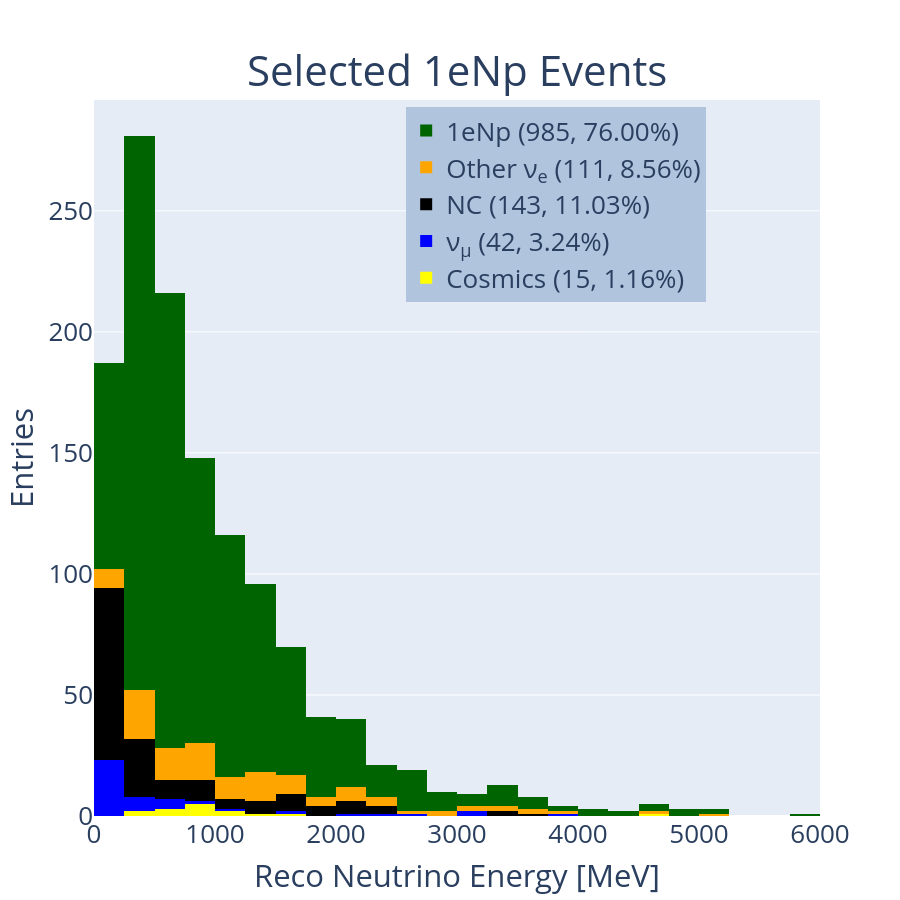

Notebook cell for this chart:
### Code cell
#hist_1d('reco_nu_energy',[0,5000],[0,5000,250],'Reco Neutrino Energy [MeV]','Selected 1e1p Events','1e1p')
hist_1d('leading_electron_ke_reco',[0,6000],[0,6000,250],'Reco Neutrino Energy [MeV]','Selected 1eNp Events','1eNp')
#hist_1d('reco_nu_energy',[0,5000],[0,5000,100],'Reco Neutrino Energy [MeV]','Selected CC \u03BD<sub>e</sub> Inclusive Events','Nue')

### Figure 1 — Plotly figure (JSON) as saved in the notebook; plotly's stock layout.template omitted (floating-point values rounded to 4 significant figures; data arrays with more than 128 entries replaced by an {"elided": "..."} marker saying what was removed)
{"data": [{"marker": {"color": "yellow"}, "name": "Cosmics (15, 1.16%)", "type": "histogram", "x": [584.1, 1051.0, 1639.0, 4501.0, 894.9, 304.5, 505.0, 427.8, 857.9, 1279.0, 1248.0, 955.5, 772.7, 796.6, 627.4], "xaxis": "x", "xbins": {"end": 6000, "size": 250, "start": 0}, "yaxis": "y"}, {"marker": {"color": "blue"}, "name": "ν<sub>μ</sub> (42, 3.24%)", "type": "histogram", "x": [2216.0, 3193.0, 74.17, 205.5, 199.9, 225.0, 75.56, 105.0, 506.2, 86.21, 136.9, 170.9, 130.9, 3169.0, 163.5, 71.82, 2713.0, 88.4, 1058.0, 225.2, 262.5, 88.48, 3833.0, 1613.0, 78.92, 313.3, 387.3, 408.1, 78.79, 842.1, 674.9, 111.8, 405.4, 590.5, 321.3, 90.14, 2417.0, 103.2, 71.85, 148.1, 626.7, 249.5], "xaxis": "x", "xbins": {"end": 6000, "size": 250, "start": 0}, "yaxis": "y"}, {"marker": {"color": "black"}, "name": "NC (143, 11.03%)", "type": "histogram", "x": {"elided": "143 float values"}, "xaxis": "x", "xbins": {"end": 6000, "size": 250, "start": 0}, "yaxis": "y"}, {"marker": {"color": "purple"}, "name": "Other (0, 0.00%)", "type": "histogram", "x": [], "xaxis": "x", "xbins": {"end": 6000, "size": 250, "start": 0}, "yaxis": "y"}, {"marker": {"color": "orange"}, "name": "Other ν<sub>e</sub> (111, 8.56%)", "type": "histogram", "x": [1852.0, 516.0, 369.9, 4538.0, 823.2, 2971.0, 1824.0, 2227.0, 2257.0, 577.7, 369.9, 1628.0, 2200.0, 885.1, 2396.0, 399.4, 3076.0, 1985.0, 3561.0, 249.9, 1285.0, 1208.0, 385.8, 2452.0, 847.6, 549.6, 2347.0, 1170.0, 216.1, 862.0, 344.0, 5150.0, 1425.0, 993.0, 1711.0, 873.8, 1469.0, 751.7, 1454.0, 763.0, 1440.0, 2177.0, 362.4, 814.3, 671.6, 1121.0, 313.7, 320.6, 3567.0, 1005.0, 333.2, 689.7, 497.7, 512.1, 3131.0, 1417.0, 1413.0, 2699.0, 1078.0, 1447.0, 1171.0, 299.3, 3952.0, 449.2, 999.3, 96.69, 3434.0, 604.3, 2759.0, 70.61, 388.1, 1138.0, 3327.0, 352.4, 1080.0, 613.3, 278.3, 472.1, 765.9, 2242.0, 217.4, 1300.0, 405.1, 597.1, 2068.0, 1700.0, 1291.0, 294.5, 1682.0, 909.4, 239.9, 2141.0, 1646.0, 1280.0, 280.5, 661.8, 1976.0, 586.8, 643.7, 232.8, 761.0, 797.0, 1210.0, 1705.0, 84.29, 1730.0, 1483.0, 772.5, 546.2, 490.2, 1735.0], "xaxis": "x", "xbins": {"end": 6000, "size": 250, "start": 0}, "yaxis": "y"}, {"marker": {"color": "darkgreen"}, "name": "1eNp (985, 76.00%)", "type": "histogram", "x": {"elided": "985 float values"}, "xaxis": "x", "xbins": {"end": 6000, "size": 250, "start": 0}, "yaxis": "y"}], "layout": {"annotations": [{"font": {"size": 46}, "showarrow": false, "text": "<span style='font-size: 42px;'>Selected 1eNp Events", "x": 0.5, "xanchor": "center", "xref": "paper", "y": 1, "yanchor": "bottom", "yref": "paper"}], "barmode": "stack", "font": {"size": 26}, "height": 900, "legend": {"bgcolor": "LightSteelBlue", "bordercolor": "Black", "x": 0.43, "xanchor": "left", "y": 0.99, "yanchor": "top"}, "showlegend": true, "width": 900, "xaxis": {"anchor": "y", "domain": [0, 1], "range": [0, 6000], "title": {"text": "Reco Neutrino Energy [MeV]"}}, "yaxis": {"anchor": "x", "domain": [0, 1], "title": {"text": "Entries"}}}}
